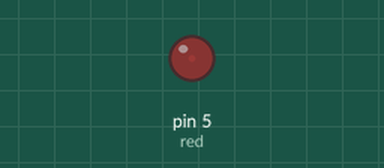
Bench run of a sketch on a simulated Arduino Uno, built with avr-gcc and run on an emulated ATmega328P. Shown: output pins drawn as LEDs (lit = HIGH).

Above: at 0.05 s.
At 0.5 s:
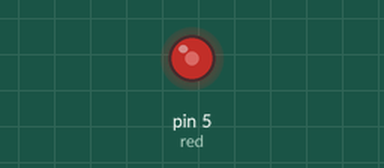
At 0.95 s:
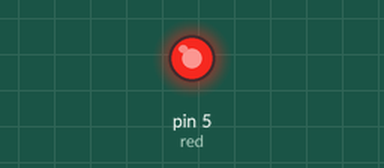
At 1.8 s:
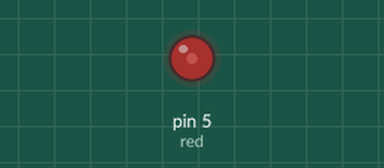
Timing chart, 0 to 4.7 s (numbered marks = the images above):
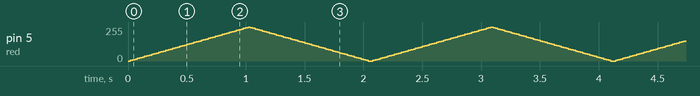

The sketch:

dim_led_for_loop.ino
```cpp
/* Software 1073 Example Program
Written and debugged for use on the Arduino boebot platform
last updated: 9/9/14

Program: Dims an led using a for loop
*/

int red = 5;

int blinkDelay = 20; //creates an int used for delay timing

void setup(){ //setup runs just once
  pinMode(red, OUTPUT); //establishes red as an output
}
void loop(){
  for(int i = 0; i < 255; i += 5){
    analogWrite(red, i);
    delay(blinkDelay);
  }
  for(int i = 255; i >= 0; i -= 5){
    analogWrite(red, i);
    delay(blinkDelay);
  }
}
```
